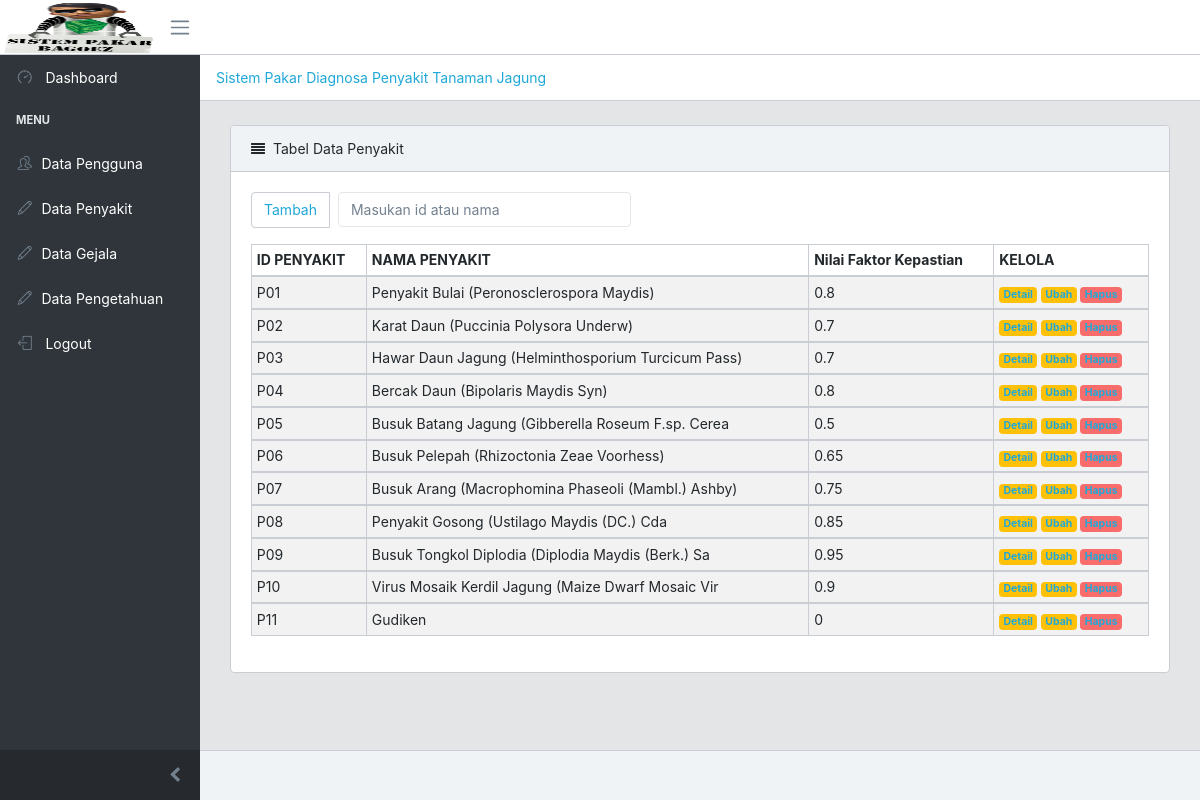
Page /index.php/data_penyakit on the committed database.
### tables this page shows
CREATE TABLE `penyakit` (
  `id_penyakit` char(3) NOT NULL,
  `nama_penyakit` varchar(50) NOT NULL,
  `faktor_kepastian` float NOT NULL,
  `definisi` text DEFAULT NULL,
  `solusi` text DEFAULT NULL,
  `foto1` varchar(100) DEFAULT NULL,
  `foto2` varchar(100) DEFAULT NULL,
  `foto3` varchar(100) DEFAULT NULL
);

### application/views/module/module_sp/view_data_penyakit.php (called while the page is built)
<?php
include "template/header.php";
include "penyakit/listpenyakit.php";
include "template/footer.php";
?>

### application/controllers/Data_penyakit.php (called while the page is built, shortened)
<?php
class Data_penyakit extends CI_Controller{
private $model = NULL;
		public function __construct(){
		$this->load->model('Penyakit_model');
		$this->model = $this->Penyakit_model;
	}
	public function index(){
		if(isset($_GET['tambah'])){
		$this->load->view('module/module_sp/view_tambah_penyakit', ['model'=>$this->model]);
		} else {
		$this->select(); }
	}
	public function select(){
	if(isset($_POST['kunci'])){
	$kunci = $_POST['kunci'];
	$rows = $this->model->searching($kunci);
	$this->load->view('module/module_sp/view_data_penyakit', ['rows'=>$rows]);
	} else {
	$rows = $this->model->select();
	$this->load->view('module/module_sp/view_data_penyakit', ['rows'=>$rows]); }
	}
}

### index.php (called while the page is built, shortened)
<?php
require_once BASEPATH.'core/CodeIgniter.php';

### application/models/Penyakit_model.php (called while the page is built, shortened)
<?php
class Penyakit_model extends CI_Model{
public function select(){
$query = $this->db->get('penyakit');
return $query->result();
}
}

### application/views/module/module_sp/penyakit/listpenyakit.php (the view, shortened to what this page needs)
<!DOCTYPE html>
<html>
<head>
</head>
<body>
  <div class="container-fluid">
          <div class="animated fadeIn">
            <div class="row">
              <div class="col-lg-12">
                <div class="card">
                  <div class="card-header">
                    <i class="fa fa-align-justify"></i>Tabel Data Penyakit</div>
                  <div class="card-body">
                    <nav>
                      <form method="post">
                      <ul class="pagination">
                        <li class="page-item">
                          <a class="page-link" href="<?php echo base_url('index.php/data_penyakit/index?tambah=form_tambah'); ?>">Tambah</a>
                        </li>&nbsp;&nbsp;
                    <li class="page-item">
          <input class="form-control" type="text" placeholder="Masukan id atau nama" name="kunci">
                        </li>
                      </ul>
                    </nav>
                    <table class="table table-responsive-sm table-bordered table-striped table-sm">
                      <thead>
                        <tr>
                          <th>ID PENYAKIT</th>
                          <th>NAMA PENYAKIT</th>
                          <th>Nilai Faktor Kepastian</th>
                          <th>KELOLA</th>
                        </tr>
                      </thead>
   <?php
  foreach ($rows as $row){
    ?>
                      <tbody>
                          <tr>
                          <td><?php echo $row->id_penyakit; ?></td>
                          <td><?php echo $row->nama_penyakit; ?></td>
                          <td><?php echo $row->faktor_kepastian; ?></td>
                          <td>
                            <span class="badge badge-warning"><a href="<?php echo base_url('index.php/data_penyakit/detail?id_penyakit='.$row->id_penyakit); ?>">Detail</a></span>
                            <span class="badge badge-warning"><a href="<?php echo base_url('index.php/data_penyakit/update?id_penyakit='.$row->id_penyakit); ?>">Ubah</a></span>
                            <span class="badge badge-danger"><a href="<?php echo base_url('index.php/data_penyakit/delete?id_penyakit='.$row->id_penyakit); ?>" onclick="return confirm('Apakah Anda Yakin Ingin Hapus Data Ini ?')">Hapus</a></span>
                          </td>
                        </tr>
                      </tbody>
     <?php
      } ?>
                    </table>
                  </div>
                </div>
              </div>
            </div>
          </div>
        </div>
</body>
</html>

### rows in the picture
penyakit: id_penyakit "P01", nama_penyakit "Penyakit Bulai (Peronosclerospora Maydis)", faktor_kepastian "0.8"
penyakit: id_penyakit "P02", nama_penyakit "Karat Daun (Puccinia Polysora Underw)", faktor_kepastian "0.7"
penyakit: id_penyakit "P03", nama_penyakit "Hawar Daun Jagung (Helminthosporium Turcicum Pass)", faktor_kepastian "0.7"
penyakit: id_penyakit "P04", nama_penyakit "Bercak Daun (Bipolaris Maydis Syn)", faktor_kepastian "0.8"
penyakit: id_penyakit "P05", nama_penyakit "Busuk Batang Jagung (Gibberella Roseum F.sp. Cerea", faktor_kepastian "0.5"
penyakit: id_penyakit "P06", nama_penyakit "Busuk Pelepah (Rhizoctonia Zeae Voorhess)", faktor_kepastian "0.65"
penyakit: id_penyakit "P07", nama_penyakit "Busuk Arang (Macrophomina Phaseoli (Mambl.) Ashby)", faktor_kepastian "0.75"
penyakit: id_penyakit "P08", nama_penyakit "Penyakit Gosong (Ustilago Maydis (DC.) Cda", faktor_kepastian "0.85"
penyakit: id_penyakit "P09", nama_penyakit "Busuk Tongkol Diplodia (Diplodia Maydis (Berk.) Sa", faktor_kepastian "0.95"
penyakit: id_penyakit "P10", nama_penyakit "Virus Mosaik Kerdil Jagung (Maize Dwarf Mosaic Vir", faktor_kepastian "0.9"
penyakit: id_penyakit "P11", nama_penyakit "Gudiken", faktor_kepastian "0"
